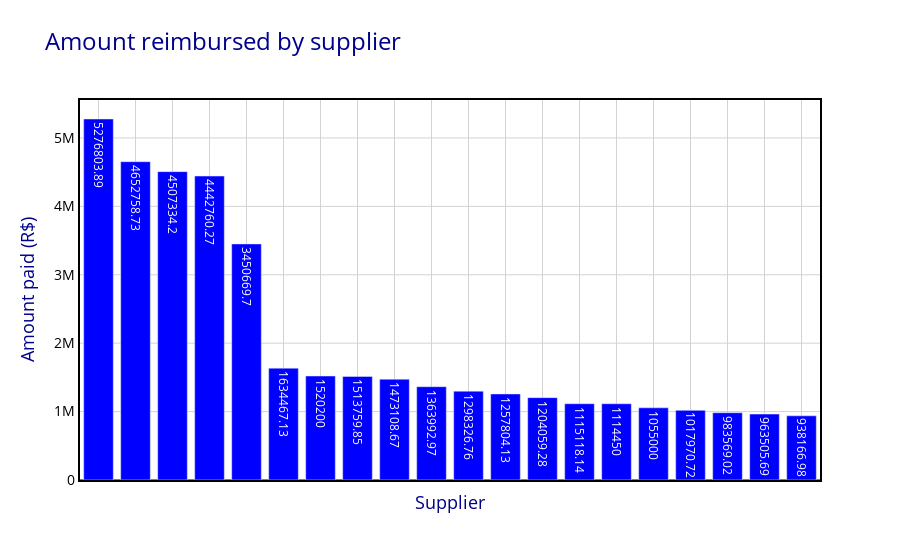

Source (notebook cell):
### Code cell
# Plot the data
trace = go.Bar(
    x=amount_by_supplier["FORNECEDOR"][:20],
    y=amount_by_supplier["VALOR_REEMBOLSADO"][:20],
    marker=dict(color="blue"),
    text=amount_by_supplier["VALOR_REEMBOLSADO"][:20],
    textposition="auto",
)

# Set chart layout
layout = go.Layout(
    title="Amount reimbursed by supplier",
    titlefont=dict(size=24, color="darkblue"),
    xaxis=dict(
        xaxis_layout,
        showticklabels=False,  # Turn off X axis values
    ),
    yaxis=yaxis_layout,
    hovermode="closest",
    plot_bgcolor="white",
)

py.iplot({"data": [trace], "layout": layout})

### Figure 1 — Plotly figure (JSON) as saved in the notebook; plotly's stock layout.template omitted (floating-point values rounded to 4 significant figures)
{"data": [{"marker": {"color": "blue"}, "text": [5277000.0, 4653000.0, 4507000.0, 4443000.0, 3451000.0, 1634000.0, 1520200, 1514000.0, 1473000.0, 1364000.0, 1298000.0, 1258000.0, 1204000.0, 1115000.0, 1114450, 1055000, 1018000.0, 983600.0, 963500.0, 938200.0], "textposition": "auto", "type": "bar", "x": ["LATAM", "GOL", "TAM", "PROPAGTUR - Propag Turismo Ltda", "ADRIA VIAGENS E TURISMO LTDA", "Citel Service", "Jefferson L R Coronel - Me", "ADRIA VIAGENS E TURISMO", "Adria Viagens e Turismo Ltda", "AVIANCA", "TAM LINHAS AÉREAS", "Tam Linhas Aéreas", "Adria Viagens e Turismo LTDA", "Adria Viagens e Turismo LTDA ME", "FAAV CONSULTORIA ECONOMICA E EMPRESARIAL LTDA", "L COELHO SERRA", "LM EMPRESA DE TURISMO LTDA", "TAM Linhas Aéreas", "SUPERPHOTO COMUNICAÇĂO LIMITADA", "AZUL"], "y": [5277000.0, 4653000.0, 4507000.0, 4443000.0, 3451000.0, 1634000.0, 1520200, 1514000.0, 1473000.0, 1364000.0, 1298000.0, 1258000.0, 1204000.0, 1115000.0, 1114450, 1055000, 1018000.0, 983600.0, 963500.0, 938200.0]}], "layout": {"hovermode": "closest", "plot_bgcolor": "white", "title": {"font": {"color": "darkblue", "size": 24}, "text": "Amount reimbursed by supplier"}, "xaxis": {"gridcolor": "lightgrey", "gridwidth": 1, "linecolor": "black", "linewidth": 2, "mirror": true, "showgrid": true, "showline": true, "showticklabels": false, "tickfont": {"color": "black", "size": 14}, "title": {"font": {"color": "darkblue", "size": 18}, "text": "Supplier"}, "zeroline": true, "zerolinecolor": "grey", "zerolinewidth": 2}, "yaxis": {"gridcolor": "lightgrey", "gridwidth": 1, "linecolor": "black", "linewidth": 2, "mirror": true, "showgrid": true, "showline": true, "tickfont": {"color": "black", "size": 14}, "title": {"font": {"color": "darkblue", "size": 18}, "text": "Amount paid (R$)"}, "zeroline": true, "zerolinecolor": "grey", "zerolinewidth": 2}}}
